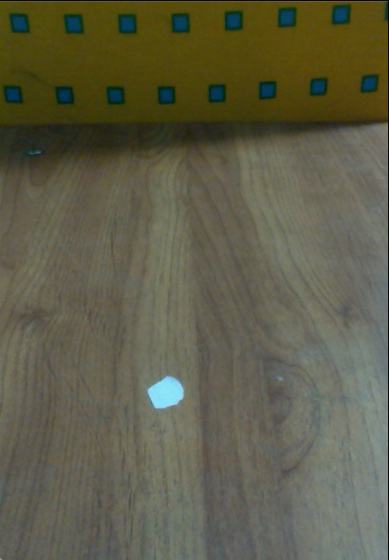
%> input picture card2.jpg, 389 x 560 px
$ octave main.m   (GNU Octave 9; MATLAB toolbox functions it lacks are replaced by stand-ins)
%> lines starting %> are read from the running program, lines starting %| are printed output that depends on the picture
%> further down, Im1 is the input picture: size 560x389x3 uint8; mean R, G, B 94.6, 93.4, 72
### cornerHarris.m
function [featureX, featureY, R] = cornerHarris(im, wind, sigma, threshold, k)
%> called with wind = 20, sigma = 1, threshold = 50, k = 0.04
% cornerHarris is the Harris

    % РТПЧЕТЛБ ОБ ФП, ЮФП СДТП У ОЕЮЕФОПК ТБЪНЕТОПУФША
    if ~mod(wind, 2)
        wind = wind + 1;
    end

    % РЕТЕЧПДЙН ЙЪПВТБЦЕОЙЕ Ч УЕТПЕ
    dim = ndims(im);
%> dim = 3
    if( dim == 3 )
	I = rgb2gray(im);
    else
	I = im;
    end


    % РЕТЕЧПДЙН ЙЪПВТБЦЕОЙЕ Ч double
	I = double(I);
%> I: size 168x117 double


    % хДБМСЕН ЫХН ЙЪ ЙЪПВТБЦЕОЙС
    sI = filterGaussian(I, sigma, wind);


    % вЕТЕН РТПЙЪЧПДОЩЕ ЙЪПВТБЦЕОЙС РП и Й РП х
    [Ix, Iy] = gradient(sI);
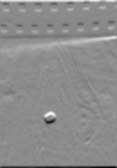
%> Iy: size 168x117 double; min -32.32, max 26.51, mean 0.1; drawn with min black and max white


    % [9 lines of commented-out code are left out]
    Ix2 = Ix .^ 2;
    Iy2 = Iy .^ 2;
    Ixy = Ix .* Iy;
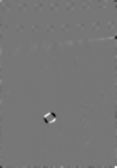
%> Ixy: size 168x117 double; min -435.2, max 495.5, mean 0.2; drawn with min black and max white


    % уЗМБЦЙЧБЕН ЬМЕНЕОФЩ НБФТЙГЩ
    Sx2 = filterGaussian(Ix2, sigma, wind);
    Sy2 = filterGaussian(Iy2, sigma, wind);
    Sxy = filterGaussian(Ixy, sigma, wind);


    % чЩЮЙУМСЕН ЖХОЛГЙА ПФЛМЙЛБ ХЗМБ
    R = (Sx2 .* Sy2 - Sxy .^ 2) - k * (Sx2 + Sy2) .^ 2;
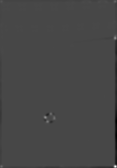
%> R: size 168x117 double; min -24132.7, max 61488.4, mean -204.3; drawn with min black and max white


    % пФУЕЛБН РП РПТПЗХ ФЕ ЪОБЮЕОЙС, ЛПФПТЩЕ ОЙЦЕ
    R2 = (R > threshold);
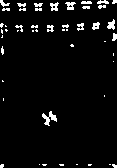
%> R2: size 168x117 logical; 4.5% white in thin lines or dots

    % оБИПДЙН ФПЮЛЙ, ЛПФПТЩЕ РПУЮЙФБМЙУШ, ЛБЛ ХЗМПЧЩЕ
    temp = imdilate(R, [1 1 1; 1 0 1; 1 1 1]);
    R2 = R2 & (R > temp);
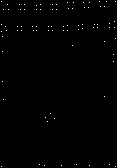
%> R2: size 168x117 logical; 0.42% white in thin lines or dots


    [featureX, featureY] = find(R2);
%> featureX = 83 values from 2 to 167; featureY = 83 values from 2 to 116
end

### filterGaussian.m
function result = filterGaussian(im, sigma, wind)
% filterGaussian is the finction of Gaus

    if ~mod(wind, 2)
        wind = wind + 1;
    end

    filter = fspecial('gaussian', [wind wind], sigma);
    result = filter2(filter, im);
end

### main.m
Im1 = imread('card2.jpg');

Im1 = imresize(Im1, 0.3);


[featureX, featureY, R] = cornerHarris(Im1, 20, 1, 50, 0.04);
%> featureX = 83 values, max 167 at index 4, min 2 at index 1, mean 42.07; featureY = 83 values from 2 to 116


[width, height] = size(featureX);
%> width = 83; height = 1
Im2 = zeros(size(Im1));

for i=1:1:width
    Im2(featureX(i,1), featureY(i,1)) = 255;

    if(featureY(i,1)-1>0 && featureX(i,1)-1)
        Im1(featureX(i,1)-1, featureY(i,1)-1) = 256;
        Im1(featureX(i,1), featureY(i,1)-1) = 256;
        Im1(featureX(i,1)+1, featureY(i,1)-1) = 256;

        Im1(featureX(i,1)-1, featureY(i,1)) = 256;
        Im1(featureX(i,1), featureY(i,1)) = 256;
        Im1(featureX(i,1)+1, featureY(i,1)) = 256;

        Im1(featureX(i,1)-1, featureY(i,1)+1) = 256;
        Im1(featureX(i,1), featureY(i,1)+1) = 256;
        Im1(featureX(i,1)+1, featureY(i,1)+1) = 256;
    end

    Im1(featureX(i,1), featureY(i,1)) = 255;
end
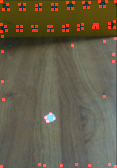
%> Im1: size 168x117x3 uint8; mean R, G, B 102.1, 93.5, 72

subplot(1,3,1);
subimage(uint8(Im1));
subplot(1,3,2);
subimage(Im2);
subplot(1,3,3);
subimage(R);
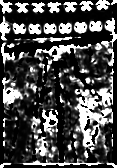
%> displayed picture: size 168x117, on the screen's scale of 0 to 255; min 0, max 255, mean 76.4

$ run again, with card4.jpg copied over card2.jpg
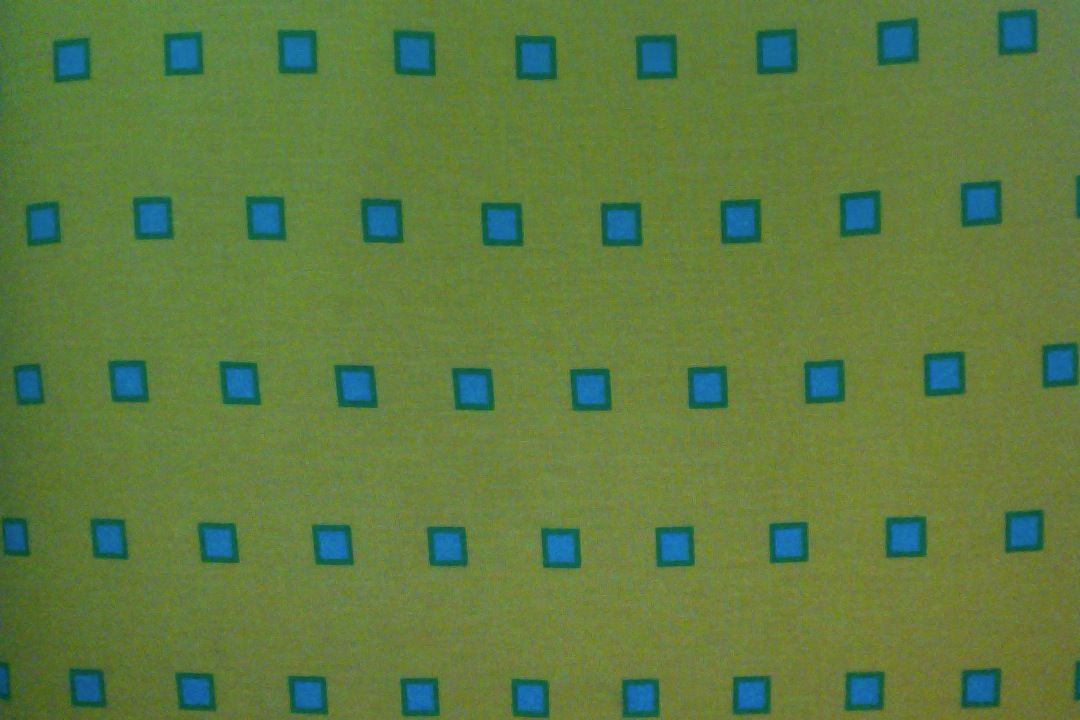
%> input picture card4.jpg, 1080 x 720 px
%> Im1 is the input picture: size 720x1080x3 uint8; mean R, G, B 95.3, 123.6, 64.5
%> in cornerHarris, `R2 = R2 & (R > temp);`:
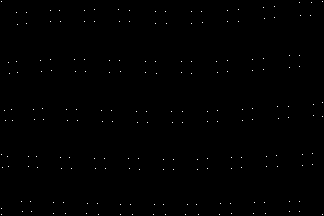
%> R2: size 216x324 logical; 0.28% white in thin lines or dots
%> in cornerHarris, `[featureX, featureY] = find(R2);`: featureX = 193 values from 2 to 215; featureY = 193 values from 2 to 323
%> `[featureX, featureY, R] = cornerHarris(Im1, 20, 1, 50, 0.04);`: featureX = 193 values, max 215 at index 4, min 2 at index 1, mean 115.3; featureY = 193 values from 2 to 323
%> `subimage(R);`:
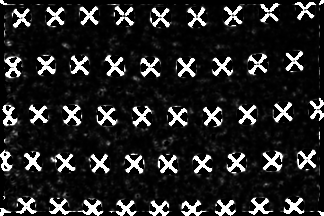
%> displayed picture: size 216x324, on the screen's scale of 0 to 255; min 0, max 255, mean 35
